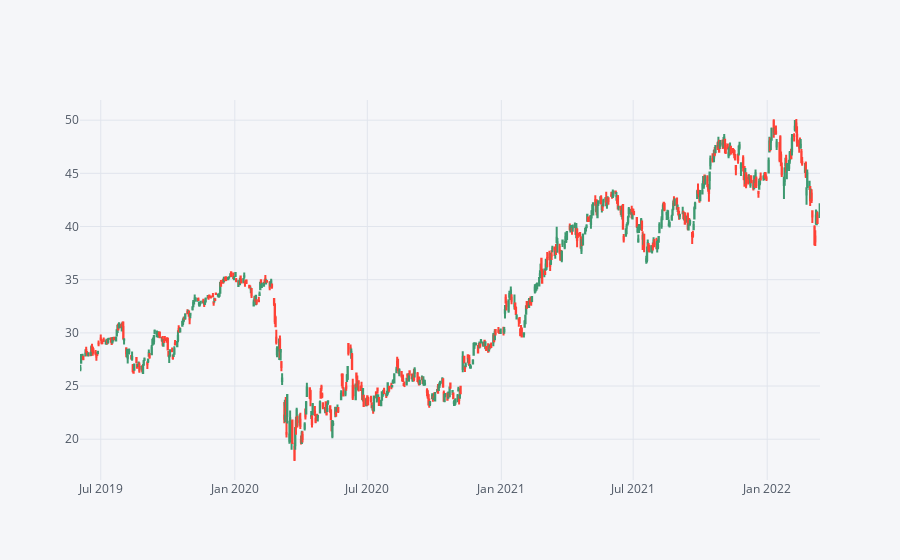

The notebook cell this image was saved under:
### Code cell
BAC[['Open', 'High', 'Low', 'Close']].iplot(kind='candle')

### Figure 1 — Plotly figure (JSON) as saved in the notebook; plotly's stock layout.template omitted (floating-point values rounded to 4 significant figures; data arrays with more than 128 entries replaced by an {"elided": "..."} marker saying what was removed)
{"data": [{"close": {"elided": "702 float values"}, "high": {"elided": "702 float values"}, "low": {"elided": "702 float values"}, "open": {"elided": "702 float values"}, "showlegend": false, "type": "candlestick", "x": {"elided": "702 str values"}, "yaxis": "y2"}], "layout": {"legend": {"bgcolor": "#F5F6F9", "font": {"color": "#4D5663"}}, "paper_bgcolor": "#F5F6F9", "plot_bgcolor": "#F5F6F9", "title": {"font": {"color": "#4D5663"}}, "xaxis": {"gridcolor": "#E1E5ED", "rangeslider": {"visible": false}, "showgrid": true, "tickfont": {"color": "#4D5663"}, "title": {"font": {"color": "#4D5663"}, "text": ""}, "zerolinecolor": "#E1E5ED"}, "yaxis": {"gridcolor": "#E1E5ED", "showgrid": true, "showticklabels": false, "tickfont": {"color": "#4D5663"}, "title": {"font": {"color": "#4D5663"}, "text": ""}, "zerolinecolor": "#E1E5ED"}, "yaxis2": {"gridcolor": "#E1E5ED", "showgrid": true, "tickfont": {"color": "#4D5663"}, "title": {"font": {"color": "#4D5663"}, "text": ""}, "zerolinecolor": "#E1E5ED"}}}
